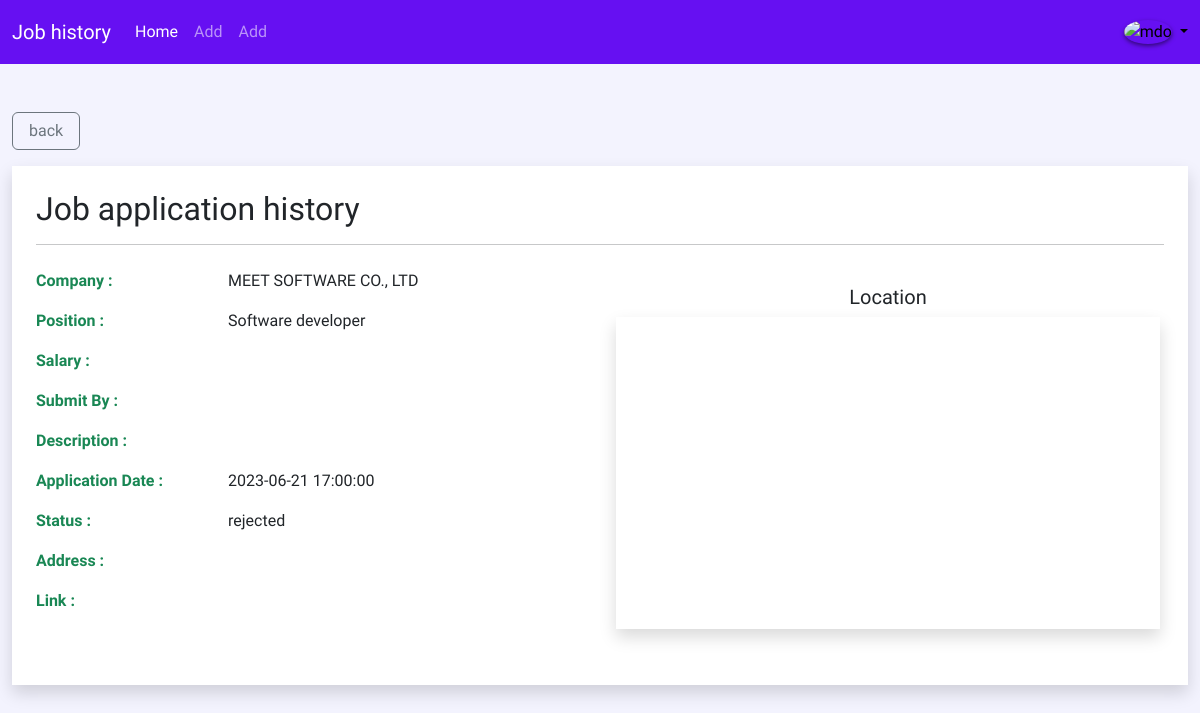
Screenshot of /detail.php?id=1 with the database file from the repository.
### tables this page shows
CREATE TABLE `jobhistory` (
  `id` int(11) NOT NULL,
  `company_name` varchar(255) NOT NULL,
  `job_position` varchar(255) NOT NULL,
  `job_salary` varchar(255) DEFAULT NULL,
  `submit_by1` varchar(255) DEFAULT NULL,
  `submit_by2` varchar(255) DEFAULT NULL,
  `submit_by3` varchar(255) DEFAULT NULL,
  `submit_by4` varchar(255) DEFAULT NULL,
  `description` varchar(255) DEFAULT NULL,
  `location` varchar(1023) DEFAULT NULL,
  `address` varchar(255) DEFAULT NULL,
  `link` varchar(255) DEFAULT NULL,
  `application_date` timestamp NOT NULL DEFAULT current_timestamp() ON UPDATE current_timestamp(),
  `job_status` varchar(255) DEFAULT NULL
);

### detail.php (the view, shortened to what this page needs)
<?php
require_once('process/config.php');
if (isset($_GET['id'])) {
  $id = $_GET['id'];
  $select_stmt = $db->query("SELECT * FROM jobhistory WHERE id = $id");
  $select_stmt->execute();
  $job_history = $select_stmt->fetch();
} else {
  echo "<script>alert('Something went wrong')</script>";
  header("location: index.php");
}
?>
<!DOCTYPE html>
<html lang="en">
<head>
  <link rel="stylesheet" href="css/bootstrap.min.css">
  <link rel="stylesheet" href="css/styles.css">
</head>
<body class="">
  <div class="container">
    <a href="index.php" class="btn btn-outline-secondary mt-5 px-3">back</a>
    <div class="bg-white shadow p-4 mt-3 mb-5">
      <h2>Job application history</h2>
      <hr class="mb-3 mb-md-4">
      <div class="row mb-5">
        <div class="col-md-6">
          <div class="row gy-md-3 gy-2">
            <div class="col-4 fw-bold text-success">
              Company :
            </div>
            <div class="col-8">
              <?php echo $job_history['company_name']; ?>
            </div>
            <div class="col-4 fw-bold text-success">
              Position :
            </div>
            <div class="col-8">
              <?php echo $job_history['job_position']; ?>
            </div>
            <div class="col-4 fw-bold text-success">
              Salary :
            </div>
            <div class="col-8">
            </div>
            <div class="col-4 fw-bold text-success">
              Submit By :
            </div>
            <div class="col-8">
            </div>
            <div class="col-4 fw-bold text-success">
              Description :
            </div>
            <div class="col-8">
            </div>
            <div class="col-4 fw-bold text-success">
              Application Date :
            </div>
            <div class="col-8">
              <?php echo $job_history['application_date']; ?>
            </div>
            <div class="col-4 fw-bold text-success">
              Status :
            </div>
            <div class="col-8">
              <?php echo $job_history['job_status']; ?>
            </div>
            <div class="col-4 fw-bold text-success">
              Address :
            </div>
            <div class="col-8">
            </div>
            <div class="col-4 fw-bold text-success">
              Link :
            </div>
            <div class="col-8">
            </div>
          </div>
        </div>
        <div class="col-md-6 p-3">
          <h5 class="text-center">Location</h5>
          <div class="shadow map" id="map">
          </div>
        </div>
      </div>
    </div>
  </div>
</body>
</html>

### css/styles.css (style rules this page uses)
:root { --bs-border-color: #b8bdc9; --bs-indigo-rgb: #6610f2; --bs-purple-rgb: #6f42c1; --bs-pink-rgb: #e83e8c; }
body { background-color: #f3f3fe; font-family: "Sarabun", sans-serif; font-weight: 300; }
.bg-indigo { --bs-bg-opacity: 1; background-color: var(--bs-indigo-rgb) !important; }
.navbar { padding-top: 0.75rem; padding-bottom: 0.75rem; }
.map { text-align: center; margin: 0 auto; width: 100%; height: 100%; }
.img-profile { box-shadow: 0 0.125rem 0.25rem rgba(0, 0, 0, 0.5) !important; }

### detail.php (style rules this page uses)
.container { max-width: 1200px; }

### rows the page displays
jobhistory: company_name "MEET SOFTWARE CO., LTD", job_position "Software developer", application_date "2023-06-21 17:00:00", job_status "rejected"
